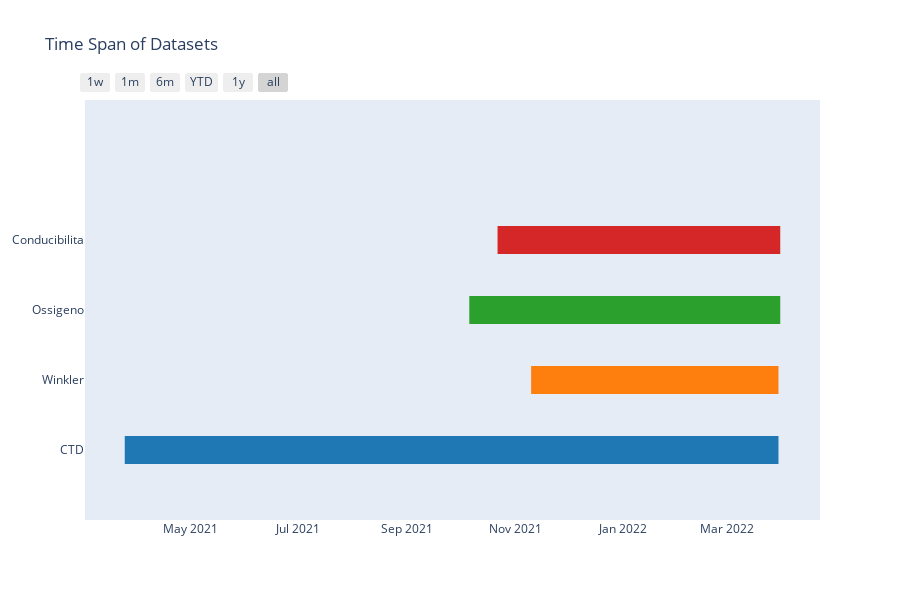

Notebook source saved alongside this figure:
### Code cell
df = [dict(Task="CTD", Start=CTD_raw_df["Data_CTD"].min().strftime(format="%Y-%m-%d"), Finish=CTD_raw_df["Data_CTD"].max().strftime(format="%Y-%m-%d")),
      dict(Task="Winkler", Start=Winkler_raw_df["Data_Winkler"].min().strftime(format="%Y-%m-%d"), Finish=Winkler_raw_df["Data_Winkler"].max().strftime(format="%Y-%m-%d")),
      dict(Task="Ossigeno", Start=Ossigeno_raw_df["Data_Ossigeno"].min().strftime(format="%Y-%m-%d"), Finish=Ossigeno_raw_df["Data_Ossigeno"].max().strftime(format="%Y-%m-%d")),
      dict(Task="Conducibilita", Start=Conducibilita_raw_df["Data_Conducibilita"].min().strftime(format="%Y-%m-%d"), Finish=Conducibilita_raw_df["Data_Conducibilita"].max().strftime(format="%Y-%m-%d"))]
fig = create_gantt(df, title="Time Span of Datasets")
fig.show()

### Figure 1 — Plotly figure (JSON) as saved in the notebook; plotly's stock layout.template omitted (floating-point values rounded to 4 significant figures)
{"data": [{"fill": "toself", "fillcolor": "rgb(214, 39, 40)", "hoverinfo": "name", "legendgroup": "rgb(214, 39, 40)", "mode": "none", "name": "Conducibilita", "type": "scatter", "x": ["2021-10-22", "2022-03-31", "2022-03-31", "2021-10-22"], "y": [2.8, 2.8, 3.2, 3.2]}, {"fill": "toself", "fillcolor": "rgb(255, 127, 14)", "hoverinfo": "name", "legendgroup": "rgb(255, 127, 14)", "mode": "none", "name": "Winkler", "type": "scatter", "x": ["2021-11-10", "2022-03-30", "2022-03-30", "2021-11-10"], "y": [0.8, 0.8, 1.2, 1.2]}, {"fill": "toself", "fillcolor": "rgb(31, 119, 180)", "hoverinfo": "name", "legendgroup": "rgb(31, 119, 180)", "mode": "none", "name": "CTD", "type": "scatter", "x": ["2021-03-25", "2022-03-30", "2022-03-30", "2021-03-25"], "y": [-0.2, -0.2, 0.2, 0.2]}, {"fill": "toself", "fillcolor": "rgb(44, 160, 44)", "hoverinfo": "name", "legendgroup": "rgb(44, 160, 44)", "mode": "none", "name": "Ossigeno", "type": "scatter", "x": ["2021-10-06", "2022-03-31", "2022-03-31", "2021-10-06"], "y": [1.8, 1.8, 2.2, 2.2]}, {"legendgroup": "rgb(214, 39, 40)", "marker": {"color": "rgb(214, 39, 40)", "opacity": 0, "size": 1}, "mode": "markers", "name": "", "showlegend": false, "text": [null, null], "type": "scatter", "x": ["2021-10-22", "2022-03-31"], "y": [3, 3]}, {"legendgroup": "rgb(255, 127, 14)", "marker": {"color": "rgb(255, 127, 14)", "opacity": 0, "size": 1}, "mode": "markers", "name": "", "showlegend": false, "text": [null, null], "type": "scatter", "x": ["2021-11-10", "2022-03-30"], "y": [1, 1]}, {"legendgroup": "rgb(31, 119, 180)", "marker": {"color": "rgb(31, 119, 180)", "opacity": 0, "size": 1}, "mode": "markers", "name": "", "showlegend": false, "text": [null, null], "type": "scatter", "x": ["2021-03-25", "2022-03-30"], "y": [0, 0]}, {"legendgroup": "rgb(44, 160, 44)", "marker": {"color": "rgb(44, 160, 44)", "opacity": 0, "size": 1}, "mode": "markers", "name": "", "showlegend": false, "text": [null, null], "type": "scatter", "x": ["2021-10-06", "2022-03-31"], "y": [2, 2]}], "layout": {"height": 600, "hovermode": "closest", "showlegend": false, "title": {"text": "Time Span of Datasets"}, "xaxis": {"rangeselector": {"buttons": [{"count": 7, "label": "1w", "step": "day", "stepmode": "backward"}, {"count": 1, "label": "1m", "step": "month", "stepmode": "backward"}, {"count": 6, "label": "6m", "step": "month", "stepmode": "backward"}, {"count": 1, "label": "YTD", "step": "year", "stepmode": "todate"}, {"count": 1, "label": "1y", "step": "year", "stepmode": "backward"}, {"step": "all"}]}, "showgrid": false, "type": "date", "zeroline": false}, "yaxis": {"autorange": false, "range": [-1, 5], "showgrid": false, "ticktext": ["CTD", "Winkler", "Ossigeno", "Conducibilita"], "tickvals": [0, 1, 2, 3], "zeroline": false}}}
